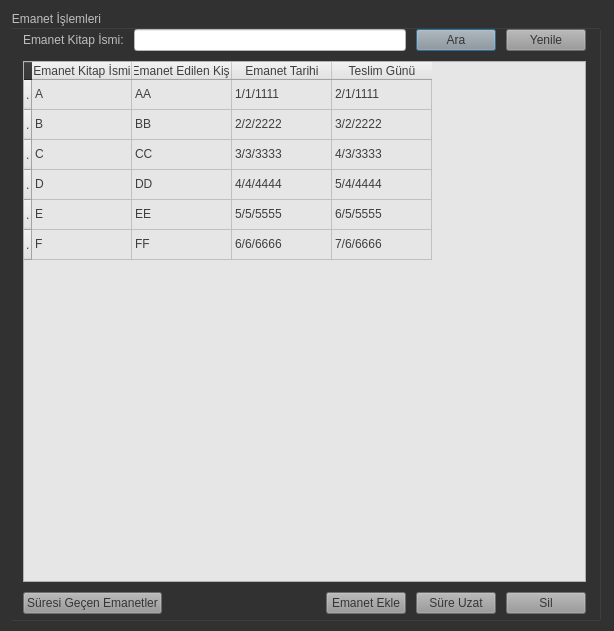
<?xml version="1.0" encoding="UTF-8"?>
<ui version="4.0">
 <class>depositDialog</class>
 <widget class="QDialog" name="depositDialog">
  <property name="geometry">
   <rect>
    <x>0</x>
    <y>0</y>
    <width>614</width>
    <height>631</height>
   </rect>
  </property>
  <property name="windowTitle">
   <string>Dialog</string>
  </property>
  <property name="styleSheet">
   <string notr="true">background-color: rgb(49, 49, 49);</string>
  </property>
  <widget class="QGroupBox" name="groupBox">
   <property name="geometry">
    <rect>
     <x>10</x>
     <y>10</y>
     <width>591</width>
     <height>611</height>
    </rect>
   </property>
   <property name="styleSheet">
    <string notr="true">color: rgb(190, 190, 190);
font: 9pt &quot;MS Shell Dlg 2&quot;;</string>
   </property>
   <property name="title">
    <string>Emanet İşlemleri</string>
   </property>
   <widget class="QWidget" name="verticalLayoutWidget">
    <property name="geometry">
     <rect>
      <x>-1</x>
      <y>19</y>
      <width>591</width>
      <height>591</height>
     </rect>
    </property>
    <layout class="QVBoxLayout" name="verticalLayout_2">
     <property name="spacing">
      <number>10</number>
     </property>
     <property name="leftMargin">
      <number>14</number>
     </property>
     <property name="rightMargin">
      <number>14</number>
     </property>
     <property name="bottomMargin">
      <number>6</number>
     </property>
     <item>
      <layout class="QHBoxLayout" name="depositSearchLayout">
       <item>
        <widget class="QLabel" name="label">
         <property name="text">
          <string>Emanet Kitap İsmi:</string>
         </property>
        </widget>
       </item>
       <item>
        <widget class="QLineEdit" name="depositSearchEdit">
         <property name="styleSheet">
          <string notr="true">background-color: rgb(255, 255, 255);
color: rgb(42, 42, 42);</string>
         </property>
        </widget>
       </item>
       <item>
        <widget class="QPushButton" name="depositSearchButton">
         <property name="styleSheet">
          <string notr="true">background-color: rgb(152, 152, 152);
color: rgb(53, 53, 53);</string>
         </property>
         <property name="text">
          <string>Ara</string>
         </property>
        </widget>
       </item>
       <item>
        <widget class="QPushButton" name="depositRefreshButton">
         <property name="styleSheet">
          <string notr="true">background-color: rgb(152, 152, 152);
color: rgb(53, 53, 53);</string>
         </property>
         <property name="text">
          <string>Yenile</string>
         </property>
        </widget>
       </item>
      </layout>
     </item>
     <item>
      <widget class="QTableWidget" name="depositTableWidget">
       <property name="styleSheet">
        <string notr="true">background-color: rgb(230, 230, 230);
color: rgb(62, 62, 62);</string>
       </property>
       <row>
        <property name="text">
         <string>.</string>
        </property>
       </row>
       <row>
        <property name="text">
         <string>.</string>
        </property>
       </row>
       <row>
        <property name="text">
         <string>.</string>
        </property>
       </row>
       <row>
        <property name="text">
         <string>.</string>
        </property>
       </row>
       <row>
        <property name="text">
         <string>.</string>
        </property>
       </row>
       <row>
        <property name="text">
         <string>.</string>
        </property>
       </row>
       <column>
        <property name="text">
         <string>Emanet Kitap İsmi</string>
        </property>
       </column>
       <column>
        <property name="text">
         <string>Emanet Edilen Kişi</string>
        </property>
       </column>
       <column>
        <property name="text">
         <string>Emanet Tarihi</string>
        </property>
       </column>
       <column>
        <property name="text">
         <string>Teslim Günü</string>
        </property>
       </column>
       <item row="0" column="0">
        <property name="text">
         <string>A</string>
        </property>
       </item>
       <item row="0" column="1">
        <property name="text">
         <string>AA</string>
        </property>
       </item>
       <item row="0" column="2">
        <property name="text">
         <string>1/1/1111</string>
        </property>
       </item>
       <item row="0" column="3">
        <property name="text">
         <string>2/1/1111</string>
        </property>
       </item>
       <item row="1" column="0">
        <property name="text">
         <string>B</string>
        </property>
       </item>
       <item row="1" column="1">
        <property name="text">
         <string>BB</string>
        </property>
       </item>
       <item row="1" column="2">
        <property name="text">
         <string>2/2/2222</string>
        </property>
       </item>
       <item row="1" column="3">
        <property name="text">
         <string>3/2/2222</string>
        </property>
       </item>
       <item row="2" column="0">
        <property name="text">
         <string>C</string>
        </property>
       </item>
       <item row="2" column="1">
        <property name="text">
         <string>CC</string>
        </property>
       </item>
       <item row="2" column="2">
        <property name="text">
         <string>3/3/3333</string>
        </property>
       </item>
       <item row="2" column="3">
        <property name="text">
         <string>4/3/3333</string>
        </property>
       </item>
       <item row="3" column="0">
        <property name="text">
         <string>D</string>
        </property>
       </item>
       <item row="3" column="1">
        <property name="text">
         <string>DD</string>
        </property>
       </item>
       <item row="3" column="2">
        <property name="text">
         <string>4/4/4444</string>
        </property>
       </item>
       <item row="3" column="3">
        <property name="text">
         <string>5/4/4444</string>
        </property>
       </item>
       <item row="4" column="0">
        <property name="text">
         <string>E</string>
        </property>
       </item>
       <item row="4" column="1">
        <property name="text">
         <string>EE</string>
        </property>
       </item>
       <item row="4" column="2">
        <property name="text">
         <string>5/5/5555</string>
        </property>
       </item>
       <item row="4" column="3">
        <property name="text">
         <string>6/5/5555</string>
        </property>
       </item>
       <item row="5" column="0">
        <property name="text">
         <string>F</string>
        </property>
       </item>
       <item row="5" column="1">
        <property name="text">
         <string>FF</string>
        </property>
       </item>
       <item row="5" column="2">
        <property name="text">
         <string>6/6/6666</string>
        </property>
       </item>
       <item row="5" column="3">
        <property name="text">
         <string>7/6/6666</string>
        </property>
       </item>
      </widget>
     </item>
     <item>
      <layout class="QHBoxLayout" name="depositButtonsLayout">
       <item>
        <widget class="QPushButton" name="expiredDepositShowButton">
         <property name="styleSheet">
          <string notr="true">background-color: rgb(152, 152, 152);
color: rgb(53, 53, 53);</string>
         </property>
         <property name="text">
          <string>Süresi Geçen Emanetler</string>
         </property>
        </widget>
       </item>
       <item>
        <spacer name="horizontalSpacer">
         <property name="orientation">
          <enum>Qt::Horizontal</enum>
         </property>
         <property name="sizeHint" stdset="0">
          <size>
           <width>40</width>
           <height>20</height>
          </size>
         </property>
        </spacer>
       </item>
       <item>
        <widget class="QPushButton" name="depositAddButton">
         <property name="styleSheet">
          <string notr="true">background-color: rgb(152, 152, 152);
color: rgb(53, 53, 53);</string>
         </property>
         <property name="text">
          <string>Emanet Ekle</string>
         </property>
        </widget>
       </item>
       <item>
        <widget class="QPushButton" name="depositUpdateTimeButton">
         <property name="styleSheet">
          <string notr="true">background-color: rgb(152, 152, 152);
color: rgb(53, 53, 53);</string>
         </property>
         <property name="text">
          <string>Süre Uzat</string>
         </property>
        </widget>
       </item>
       <item>
        <widget class="QPushButton" name="depositDeleteButton">
         <property name="styleSheet">
          <string notr="true">background-color: rgb(152, 152, 152);
color: rgb(53, 53, 53);</string>
         </property>
         <property name="text">
          <string>Sil</string>
         </property>
        </widget>
       </item>
      </layout>
     </item>
    </layout>
   </widget>
  </widget>
 </widget>
 <resources/>
 <connections/>
</ui>
